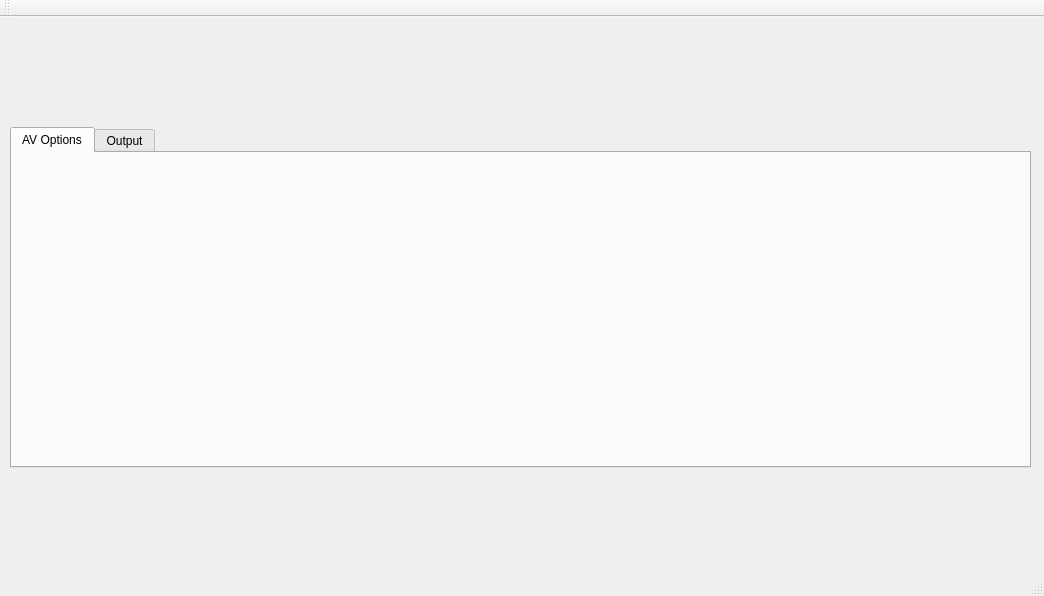
<?xml version="1.0" encoding="UTF-8"?>
<ui version="4.0">
 <class>MainWindow</class>
 <widget class="QMainWindow" name="MainWindow">
  <property name="geometry">
   <rect>
    <x>0</x>
    <y>0</y>
    <width>1044</width>
    <height>596</height>
   </rect>
  </property>
  <property name="windowTitle">
   <string>MainWindow</string>
  </property>
  <widget class="QWidget" name="centralwidget">
   <widget class="QTabWidget" name="avTabWidget">
    <property name="geometry">
     <rect>
      <x>10</x>
      <y>110</y>
      <width>1021</width>
      <height>341</height>
     </rect>
    </property>
    <property name="currentIndex">
     <number>0</number>
    </property>
    <widget class="QWidget" name="tab">
     <attribute name="title">
      <string>AV Options</string>
     </attribute>
     <widget class="AudioUI" name="AudioUIWidget" native="true">
      <property name="geometry">
       <rect>
        <x>10</x>
        <y>10</y>
        <width>271</width>
        <height>201</height>
       </rect>
      </property>
     </widget>
     <widget class="VideoUI" name="VideoUIWidget" native="true">
      <property name="geometry">
       <rect>
        <x>290</x>
        <y>10</y>
        <width>731</width>
        <height>301</height>
       </rect>
      </property>
     </widget>
     <widget class="ProcessModeUI" name="ProcessModeWidget" native="true">
      <property name="geometry">
       <rect>
        <x>10</x>
        <y>210</y>
        <width>271</width>
        <height>101</height>
       </rect>
      </property>
     </widget>
    </widget>
    <widget class="QWidget" name="tab_2">
     <attribute name="title">
      <string>Output</string>
     </attribute>
     <widget class="FFprocess" name="OutputProcessWidget" native="true">
      <property name="geometry">
       <rect>
        <x>270</x>
        <y>20</y>
        <width>501</width>
        <height>271</height>
       </rect>
      </property>
     </widget>
    </widget>
   </widget>
   <widget class="SelectSourceUI" name="SelectSourceWidget" native="true">
    <property name="geometry">
     <rect>
      <x>10</x>
      <y>0</y>
      <width>1021</width>
      <height>101</height>
     </rect>
    </property>
   </widget>
   <widget class="SaveAsUI" name="SaveAsUIWidget" native="true">
    <property name="geometry">
     <rect>
      <x>9</x>
      <y>460</y>
      <width>1021</width>
      <height>71</height>
     </rect>
    </property>
   </widget>
  </widget>
  <widget class="QMenuBar" name="menubar">
   <property name="geometry">
    <rect>
     <x>0</x>
     <y>0</y>
     <width>1044</width>
     <height>23</height>
    </rect>
   </property>
  </widget>
  <widget class="QStatusBar" name="statusbar"/>
  <widget class="QToolBar" name="toolBar">
   <property name="windowTitle">
    <string>toolBar</string>
   </property>
   <attribute name="toolBarArea">
    <enum>TopToolBarArea</enum>
   </attribute>
   <attribute name="toolBarBreak">
    <bool>false</bool>
   </attribute>
  </widget>
 </widget>
 <customwidgets>
  <customwidget>
   <class>VideoUI</class>
   <extends>QWidget</extends>
   <header location="global">video_ui.h</header>
   <container>1</container>
  </customwidget>
  <customwidget>
   <class>AudioUI</class>
   <extends>QWidget</extends>
   <header location="global">audio_ui.h</header>
   <container>1</container>
  </customwidget>
  <customwidget>
   <class>SelectSourceUI</class>
   <extends>QWidget</extends>
   <header location="global">select_source_ui.h</header>
   <container>1</container>
  </customwidget>
  <customwidget>
   <class>SaveAsUI</class>
   <extends>QWidget</extends>
   <header location="global">save_as_ui.h</header>
   <container>1</container>
  </customwidget>
  <customwidget>
   <class>ProcessModeUI</class>
   <extends>QWidget</extends>
   <header location="global">process_mode_ui.h</header>
   <container>1</container>
  </customwidget>
  <customwidget>
   <class>FFprocess</class>
   <extends>QWidget</extends>
   <header location="global">ffprocess.h</header>
   <container>1</container>
  </customwidget>
 </customwidgets>
 <resources/>
 <connections/>
</ui>
